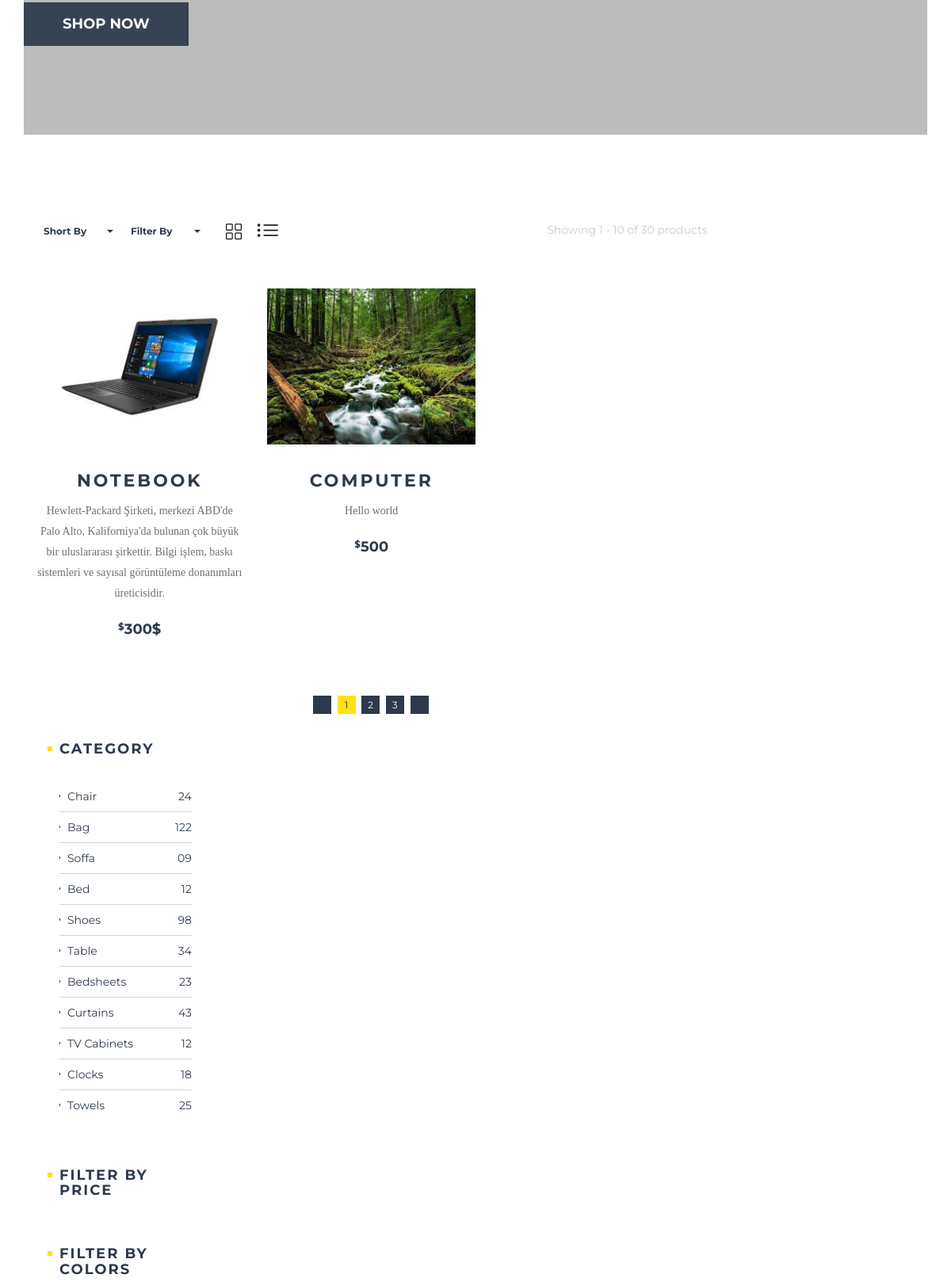
Before: /product-list (middle part) with the older database file.
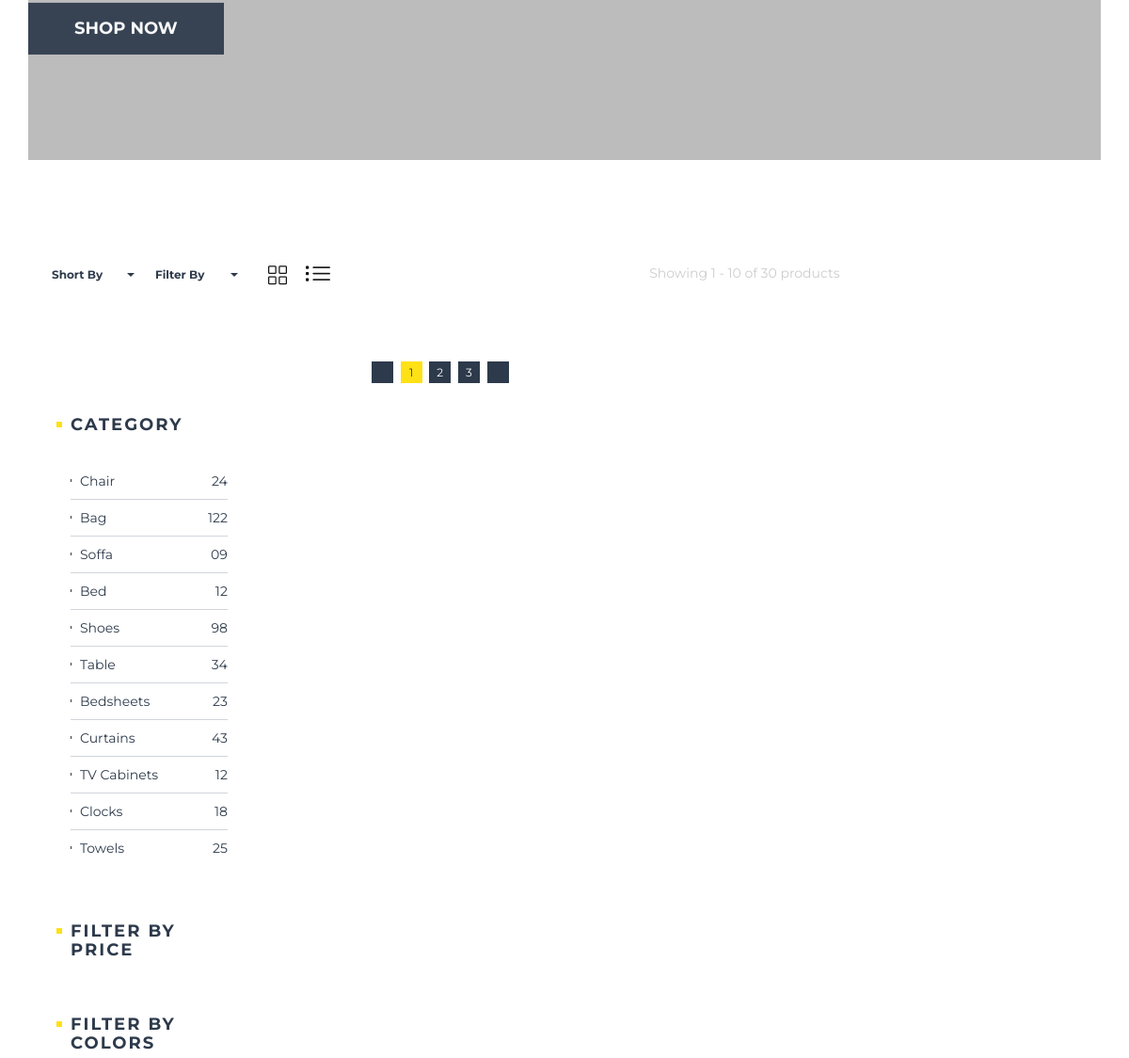
After: the same page with the newer database file.
### app/models.py (models this page shows, shortened)
class Product(db.Model):
    __tablename__='product'
    id = db.Column(db.Integer, primary_key=True)
    title = db.Column(db.String(120), nullable=False)
    price = db.Column(db.String(100),nullable = False)
    designer = db.Column(db.String(100),nullable= True)
    brand = db.Column(db.String(120),nullable= False)
    short_description = db.Column(db.String(100),nullable = False)
    description = db.Column(db.Text, nullable=False)
    image = db.Column(db.String(20), nullable = False)

### app/routes.py (the view)
@app.route("/product-list")
def productlist():
    products = Product.query.all()
    return render_template("product-list.html",products=products)

### app/templates/product-list.html (shortened to what this page needs)
{% extends 'base.html' %}
{% block content %}
    <section class="shop-page padding-top-100 padding-bottom-100">
      <div class="container">
        <div class="row">
          <div class="col-sm-9">
            <div class="item-display">
              <div class="row">
                <div class="col-xs-6">
                  <div class="pull-left">
                    <select class="selectpicker">
                      <option>Short By</option>
                    </select>
                    <select class="selectpicker">
                      <option>Filter By</option>
                    </select>
                    <a href="#." class="grid-style"><i class="icon-grid"></i></a> <a href="#." class="list-style"><i class="icon-list"></i></a> </div>
                </div>
                <div class="col-xs-6 text-right"> <span class="product-num">Showing 1 - 10 of 30 products</span> </div>
              </div>
            </div>
            <div class="papular-block row single-img-demos">
              {% for product in products  %}
              <div class="col-md-4">
                <div class="item">
                  <div class="item-img"> <a href="{{url_for('product_detail',id=product.id)}}"><img class="img-1"  src="../static/uploads/{{product.image}}" alt="" ></a>
                  </div>
                  <div class="item-name"> <a href="{{url_for('product_detail',id=product.id)}}">{{product.title}}</a>
                    <p>{{product.short_description}}</p>
                  </div>
                  <span class="price"><small>$</small>{{product.price}}</span> </div>
              </div>
              {% endfor %}
            <ul class="pagination in-center">
              <li><a href="#"><i class="fa fa-angle-left"></i></a></li>
              <li class="active"><a href="#">1</a></li>
              <li><a href="#">2</a></li>
              <li><a href="#">3</a></li>
              <li><a href="#"><i class="fa fa-angle-right"></i></a></li>
            </ul>
          </div>
          <div class="col-sm-3">
            <div class="shop-sidebar">
              <h5 class="shop-tittle margin-bottom-30">category</h5>
              <ul class="shop-cate">
                <li><a href="#."> Chair <span>24</span></a></li>
                <li><a href="#."> Bag <span>122</span></a></li>
                <li><a href="#."> Soffa <span>09</span></a></li>
                <li><a href="#."> Bed <span>12</span></a></li>
                <li><a href="#."> Shoes <span>98</span></a></li>
                <li><a href="#."> Table <span>34</span></a></li>
                <li><a href="#."> Bedsheets <span>23</span></a></li>
                <li><a href="#."> Curtains <span>43</span></a></li>
                <li><a href="#."> TV Cabinets <span>12</span></a></li>
                <li><a href="#."> Clocks <span>18</span></a></li>
                <li><a href="#."> Towels <span>25</span></a></li>
              </ul>
              <h5 class="shop-tittle margin-top-60 margin-bottom-30">FILTER BY PRICE</h5>
              <h5 class="shop-tittle margin-top-60 margin-bottom-30">FILTER BY COLORS</h5>
            </div>
          </div>
        </div>
      </div>
    </section>
{% endblock  %}

Changed rows visible on the page:
removed Product: title "NOTEBOOK", short_description "Hewlett-Packard Şirketi, merkezi ABD'de Palo Alto, Kaliforniya'da bulunan çok büyük bir uluslararası şirkettir. Bilgi işlem, baskı sistemleri ve sayısal görüntüleme donanımları üreticisidir.", price "300$"
removed Product: title "COMPUTER", short_description "Hello world", price "500"
